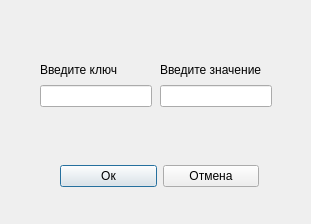
<?xml version="1.0" encoding="UTF-8"?>
<ui version="4.0">
 <class>AddWindow</class>
 <widget class="QDialog" name="AddWindow">
  <property name="geometry">
   <rect>
    <x>0</x>
    <y>0</y>
    <width>311</width>
    <height>224</height>
   </rect>
  </property>
  <property name="windowTitle">
   <string>Dialog</string>
  </property>
  <widget class="QWidget" name="">
   <property name="geometry">
    <rect>
     <x>40</x>
     <y>60</y>
     <width>112</width>
     <height>47</height>
    </rect>
   </property>
   <layout class="QVBoxLayout" name="verticalLayout">
    <item>
     <widget class="QLabel" name="label">
      <property name="text">
       <string>Введите ключ</string>
      </property>
     </widget>
    </item>
    <item>
     <widget class="QLineEdit" name="lineEdit"/>
    </item>
   </layout>
  </widget>
  <widget class="QWidget" name="">
   <property name="geometry">
    <rect>
     <x>160</x>
     <y>60</y>
     <width>112</width>
     <height>47</height>
    </rect>
   </property>
   <layout class="QVBoxLayout" name="verticalLayout_2">
    <item>
     <widget class="QLabel" name="label_2">
      <property name="text">
       <string>Введите значение</string>
      </property>
     </widget>
    </item>
    <item>
     <widget class="QLineEdit" name="lineEdit_2"/>
    </item>
   </layout>
  </widget>
  <widget class="QWidget" name="">
   <property name="geometry">
    <rect>
     <x>60</x>
     <y>160</y>
     <width>199</width>
     <height>32</height>
    </rect>
   </property>
   <layout class="QHBoxLayout" name="horizontalLayout">
    <item>
     <widget class="QPushButton" name="pushButton">
      <property name="text">
       <string>Ок</string>
      </property>
     </widget>
    </item>
    <item>
     <widget class="QPushButton" name="pushButton_2">
      <property name="text">
       <string>Отмена</string>
      </property>
     </widget>
    </item>
   </layout>
  </widget>
 </widget>
 <resources/>
 <connections/>
</ui>
